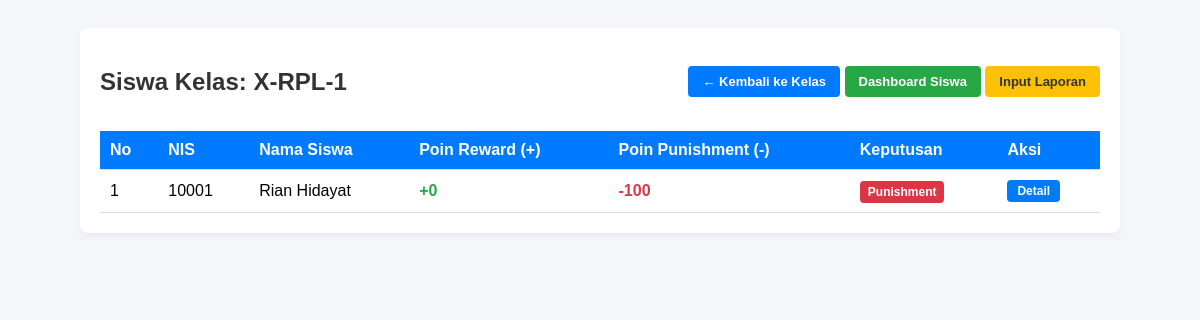
/laporan_kelas.php?kelas=X-RPL-1, run on the app's committed database.
### tables this page shows
CREATE TABLE `siswa` (
  `id_siswa` int(11) NOT NULL,
  `nis` varchar(20) NOT NULL,
  `nama_siswa` varchar(100) NOT NULL,
  `kelas` varchar(20) NOT NULL,
  `total_poin_reward` int(11) DEFAULT 0,
  `total_poin_punishment` int(11) DEFAULT 0
);

### laporan_kelas.php (the view, shortened to what this page needs)
<?php
include 'config.php';
$view = $_GET['view'] ?? 'kelas';
$kelas = $_GET['kelas'] ?? '';
$siswa_id = $_GET['siswa'] ?? 0;
?>
<!DOCTYPE html>
<html lang="id">
<head>
</head>
<body>
<div class="container">
    <div class="header-row">
        <h2>
            <?php if ($view == 'siswa' && $siswa_id): ?>
                Detail Laporan Siswa
            <?php elseif ($view == 'kelas' && $kelas): ?>
                Siswa Kelas: <?= htmlspecialchars($kelas) ?>
            <?php else: ?>
                Rekap Poin Per Kelas
            <?php endif; ?>
        </h2>
        <div>
            <?php if ($view == 'kelas' && $kelas): ?>
                <a href="laporan_kelas.php" class="btn">&larr; Kembali ke Kelas</a>
            <?php elseif ($view == 'siswa'): ?>
                <a href="laporan_kelas.php?kelas=<?= urlencode($kelas) ?>" class="btn">&larr; Kembali ke Kelas</a>
            <?php endif; ?>
            <a href="dashboard.php" class="btn btn-success">Dashboard Siswa</a>
            <a href="input_laporan.php" class="btn btn-warning">Input Laporan</a>
        </div>
    </div>
    <?php if ($view == 'siswa' && $siswa_id): ?>
        <?php
        $q = mysqli_query($conn, "SELECT * FROM siswa WHERE id_siswa = '$siswa_id'");
        $siswa = mysqli_fetch_assoc($q);
        if (!$siswa) { echo "<p>Siswa tidak ditemukan.</p>"; exit; }
        $kelas = $siswa['kelas'];
        ?>
        <?php
        $qpoin = mysqli_query($conn, "
            SELECT
                COALESCE(SUM(CASE WHEN label_prediksi = 'Reward' THEN poin_didapat ELSE 0 END), 0) as total_reward,
                COALESCE(SUM(CASE WHEN label_prediksi = 'Punishment' THEN poin_didapat ELSE 0 END), 0) as total_punishment
            FROM laporan_perilaku
            WHERE id_siswa = '$siswa_id'
        ");
        $poin_siswa = mysqli_fetch_assoc($qpoin);
        ?>
        <div style="margin-bottom:15px;padding:12px;background:#e9f7fe;border-radius:4px;">
            <strong><?= htmlspecialchars($siswa['nama_siswa']) ?></strong> (<?= htmlspecialchars($siswa['nis']) ?>) - <?= htmlspecialchars($siswa['kelas']) ?><br>
            <span class="text-green">Total Reward: +<?= $poin_siswa['total_reward'] ?></span> |
            <span class="text-red">Total Punishment: -<?= $poin_siswa['total_punishment'] ?></span>
        </div>
        <table>
            <thead>
                <tr>
                    <th>No</th>
                    <th>Tanggal</th>
                    <th>Teks Laporan</th>
                    <th>Label</th>
                    <th>Aturan Tercocok</th>
                    <th>Poin</th>
                </tr>
            </thead>
            <tbody>
                <?php
                $q = mysqli_query($conn, "
                    SELECT * FROM laporan_perilaku
                    WHERE id_siswa = '$siswa_id'
                    ORDER BY tgl_input DESC
                ");
                $no = 1;
                while ($r = mysqli_fetch_assoc($q)):
                    $label_class = $r['label_prediksi'] == 'Reward' ? 'badge-success' : 'badge-danger';
                ?>
                <tr>
                    <td><?= $no++ ?></td>
                    <td><?= date('d/m/Y H:i', strtotime($r['tgl_input'])) ?></td>
                    <td><?= htmlspecialchars($r['teks_laporan']) ?></td>
                    <td><span class="badge <?= $label_class ?>"><?= $r['label_prediksi'] ?></span></td>
                    <td><?= htmlspecialchars($r['nama_perilaku'] ?? '-') ?></td>
                    <td><strong><?= $r['label_prediksi'] == 'Reward' ? '+' : '-' ?><?= $r['poin_didapat'] ?></strong></td>
                </tr>
                <?php endwhile; ?>
                <?php if (mysqli_num_rows($q) == 0): ?>
                <tr><td colspan="6" style="text-align:center;color:#999;">Belum ada laporan</td></tr>
                <?php endif; ?>
            </tbody>
        </table>
    <?php elseif ($view == 'kelas' && $kelas): ?>
        <table>
            <thead>
                <tr>
                    <th>No</th>
                    <th>NIS</th>
                    <th>Nama Siswa</th>
                    <th>Poin Reward (+)</th>
                    <th>Poin Punishment (-)</th>
                    <th>Keputusan</th>
                    <th>Aksi</th>
                </tr>
            </thead>
            <tbody>
                <?php
                $q = mysqli_query($conn, "
                    SELECT s.*,
                           COALESCE(SUM(CASE WHEN lp.label_prediksi = 'Reward' THEN lp.poin_didapat ELSE 0 END), 0) as total_reward,
                           COALESCE(SUM(CASE WHEN lp.label_prediksi = 'Punishment' THEN lp.poin_didapat ELSE 0 END), 0) as total_punishment
                    FROM siswa s
                    LEFT JOIN laporan_perilaku lp ON s.id_siswa = lp.id_siswa
                    WHERE s.kelas = '$kelas'
                    GROUP BY s.id_siswa
                    ORDER BY total_punishment DESC, total_reward DESC
                ");
                $no = 1;
                while ($r = mysqli_fetch_assoc($q)):
                    $reward = $r['total_reward'];
                    $punishment = $r['total_punishment'];
                    if ($reward > $punishment) {
                        $keputusan = "<span class='badge badge-success'>Reward</span>";
                    } elseif ($punishment > $reward) {
                        $keputusan = "<span class='badge badge-danger'>Punishment</span>";
                    } else {
                        $keputusan = "<span class='badge badge-warning'>Seimbang</span>";
                    }
                ?>
                <tr>
                    <td><?= $no++ ?></td>
                    <td><?= htmlspecialchars($r['nis']) ?></td>
                    <td><?= htmlspecialchars($r['nama_siswa']) ?></td>
                    <td class="text-green">+<?= $reward ?></td>
                    <td class="text-red">-<?= $punishment ?></td>
                    <td><?= $keputusan ?></td>
                    <td><a href="laporan_kelas.php?view=siswa&siswa=<?= $r['id_siswa'] ?>&kelas=<?= urlencode($kelas) ?>" class="btn btn-sm">Detail</a></td>
                </tr>
                <?php endwhile; ?>
            </tbody>
        </table>
    <?php endif; ?>
</div>
</body>
</html>

### laporan_kelas.php (style rules this page uses)
body { font-family: Arial, sans-serif; background-color: #f4f6f9; padding: 20px; }
.container { max-width: 1000px; margin: auto; background: #fff; padding: 20px; border-radius: 8px; box-shadow: 0 4px 8px rgba(0,0,0,0.05); }
h2 { color: #333; }
table { width: 100%; border-collapse: collapse; margin-top: 15px; }
th, td { padding: 10px; text-align: left; border-bottom: 1px solid #ddd; }
th { background-color: #007bff; color: white; }
.badge { padding: 4px 8px; border-radius: 4px; font-size: 12px; font-weight: bold; color: white; }
.badge-danger { background-color: #dc3545; }
.btn { display: inline-block; background: #007bff; color: white; padding: 8px 14px; text-decoration: none; border-radius: 4px; font-weight: bold; font-size: 13px; }
.btn-sm { padding: 4px 10px; font-size: 12px; }
.btn-success { background: #28a745; }
.btn-warning { background: #ffc107; color: #333; }
.text-green { color: #28a745; font-weight: bold; }
.text-red { color: #dc3545; font-weight: bold; }
.header-row { display: flex; justify-content: space-between; align-items: center; margin-bottom: 10px; }

### data on the page
siswa: nis "10001", nama_siswa "Rian Hidayat", reward "0", punishment "100"

### other printed values
$kelas "X-RPL-1"
